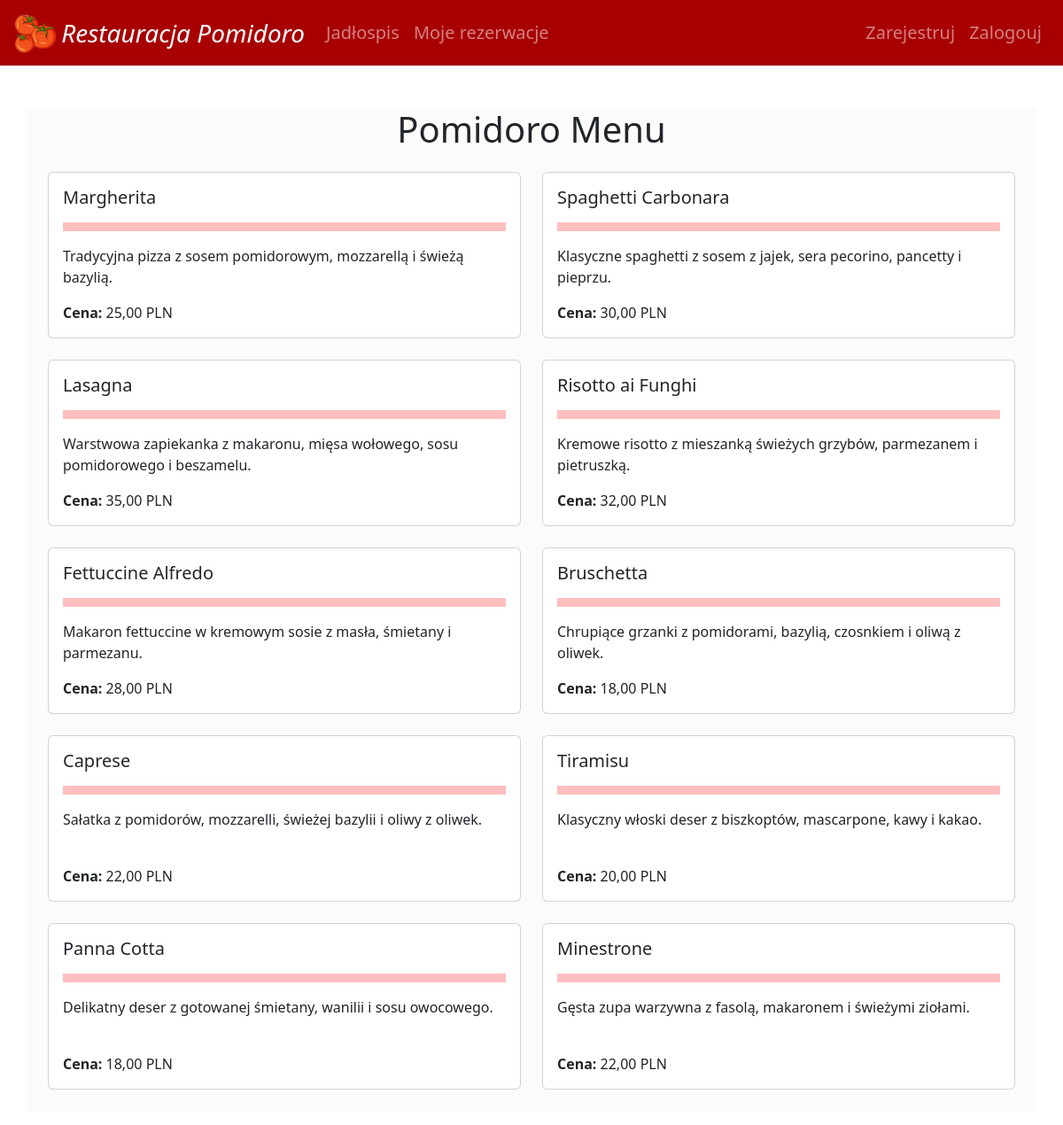
The page /menu on the database its author committed.
### reserv/models.py (models this page shows, shortened)
class MenuItem(models.Model):
    name = models.CharField(max_length=100)
    description = models.TextField()
    price = models.DecimalField(max_digits=5, decimal_places=2)

### reserv/views.py (the view)
# urls.py: path('menu', restaurant_menu, name='restaurant_menu'),
def restaurant_menu(request):
    items = MenuItem.objects.all()
    return render(request, 'reserv/restaurant_menu.html', {'items': items})

### templates/reserv/restaurant_menu.html (shortened to what this page needs)
{% extends 'reserv/template.html' %}
{% load static %}
{% block content %}
    <div class="container mt-5">
        <h1 class="text-center mb-4">Pomidoro Menu</h1>
        <div class="row">
            {% for item in items %}
                <div class="col-md-6 mb-4">
                    <div class="card">
                        <div class="card-body">
                            <h5 class="card-title">{{ item.name }}</h5>
                            <hr style="border: 5px solid red!important;">
                            <p class="card-text"  style="height: 3rem;">{{ item.description }}</p>
                            <p class="card-text"><strong>Cena:</strong> {{ item.price }} PLN</p>
                        </div>
                    </div>
                </div>
            {% endfor %}
        </div>
    </div>
{% endblock %}

### rows shown on the page
MenuItem: name "Margherita", description "Tradycyjna pizza z sosem pomidorowym, mozzarellą i świeżą bazylią.", price "25,00"
MenuItem: name "Spaghetti Carbonara", description "Klasyczne spaghetti z sosem z jajek, sera pecorino, pancetty i pieprzu.", price "30,00"
MenuItem: name "Lasagna", description "Warstwowa zapiekanka z makaronu, mięsa wołowego, sosu pomidorowego i beszamelu.", price "35,00"
MenuItem: name "Risotto ai Funghi", description "Kremowe risotto z mieszanką świeżych grzybów, parmezanem i pietruszką.", price "32,00"
MenuItem: name "Fettuccine Alfredo", description "Makaron fettuccine w kremowym sosie z masła, śmietany i parmezanu.", price "28,00"
MenuItem: name "Bruschetta", description "Chrupiące grzanki z pomidorami, bazylią, czosnkiem i oliwą z oliwek.", price "18,00"
MenuItem: name "Caprese", description "Sałatka z pomidorów, mozzarelli, świeżej bazylii i oliwy z oliwek.", price "22,00"
MenuItem: name "Tiramisu", description "Klasyczny włoski deser z biszkoptów, mascarpone, kawy i kakao.", price "20,00"
MenuItem: name "Panna Cotta", description "Delikatny deser z gotowanej śmietany, wanilii i sosu owocowego.", price "18,00"
MenuItem: name "Minestrone", description "Gęsta zupa warzywna z fasolą, makaronem i świeżymi ziołami.", price "22,00"
